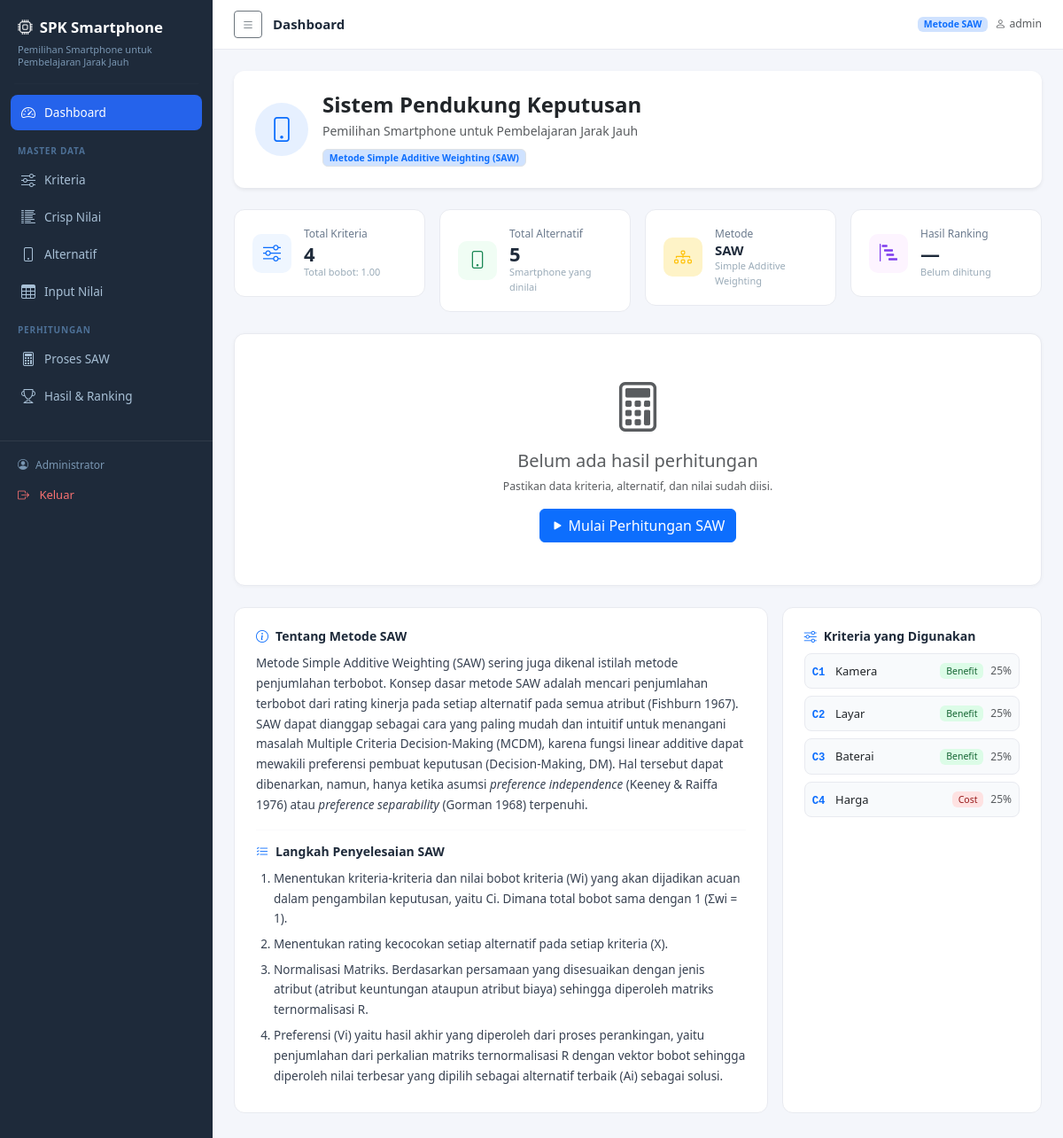
/index.php (signed in), run on the app's committed database.
### tables this page shows
CREATE TABLE kriteria (
    id INT AUTO_INCREMENT PRIMARY KEY,
    kode VARCHAR(10) NOT NULL UNIQUE,
    nama VARCHAR(100) NOT NULL,
    tipe ENUM('benefit','cost') NOT NULL,
    bobot DECIMAL(5,4) NOT NULL,
    satuan VARCHAR(50),
    created_at TIMESTAMP DEFAULT CURRENT_TIMESTAMP
);

### config/database.php (called while the page is built, shortened)
<?php
function getDB(): PDO {
    static $pdo = null;
    if ($pdo === null) {
        try {
            $dsn = "mysql:host=" . DB_HOST . ";port=" . DB_PORT . ";dbname=" . DB_NAME . ";charset=utf8mb4";
            $pdo = new PDO($dsn, DB_USER, DB_PASS, [
                PDO::ATTR_ERRMODE            => PDO::ERRMODE_EXCEPTION,
                PDO::ATTR_DEFAULT_FETCH_MODE => PDO::FETCH_ASSOC,
                PDO::ATTR_EMULATE_PREPARES   => false,
            ]);
        } catch (PDOException $e) {
            die(json_encode(['error' => 'Koneksi database gagal: ' . $e->getMessage()]));
        }
    }
    return $pdo;
}

### includes/SAW.php (called while the page is built, shortened)
<?php
require_once __DIR__ . '/../config/database.php';
class SAW {
    private PDO $db;
    public function __construct() {
        $this->db = getDB();
    }
    public function getAllKriteria(): array {
        return $this->db->query("SELECT * FROM kriteria ORDER BY kode")->fetchAll();
    }
    public function getTotalBobot(): float {
        return (float)($this->db->query("SELECT SUM(bobot) AS t FROM kriteria")->fetch()['t'] ?? 0);
    }
    public function getAllAlternatif(): array {
        return $this->db->query("SELECT * FROM alternatif ORDER BY kode")->fetchAll();
    }
}

### index.php (the view, shortened to what this page needs)
<?php
require_once __DIR__ . '/includes/SAW.php';
$saw        = new SAW();
$kriteria   = $saw->getAllKriteria();
$alternatif = $saw->getAllAlternatif();
$hasilDb    = $saw->getHasilTerakhir();
$totalBobot = $saw->getTotalBobot();
include __DIR__ . '/includes/header.php';
?>
<div class="card border-0 shadow-sm mb-4">
    <div class="card-body py-4 px-4">
        <div class="d-flex align-items-center">
            <div class="rounded-circle bg-primary bg-opacity-10 d-flex align-items-center justify-content-center"
                 style="width:60px;height:60px;">
                <i class="bi bi-phone text-primary fs-3"></i>
            </div>
            <div class="ms-3">
                <h4 class="fw-bold mb-1">
                    Sistem Pendukung Keputusan
                </h4>
                <div class="text-muted mb-2">
                    Pemilihan Smartphone untuk Pembelajaran Jarak Jauh
                </div>
                <span class="badge bg-primary-subtle text-primary border">
                    Metode Simple Additive Weighting (SAW)
                </span>
            </div>
        </div>
    </div>
</div>
<div class="row g-3 mb-4">
    <div class="col-sm-6 col-xl-3">
        <div class="stat-card">
            <div class="stat-icon" style="background:#eff6ff">
                <i class="bi bi-sliders text-primary"></i>
            </div>
            <div>
                <div class="stat-label">Total Kriteria</div>
                <div class="stat-value"><?= count($kriteria) ?></div>
                <div class="stat-sub">Total bobot: <?= number_format($totalBobot,2) ?></div>
            </div>
        </div>
    </div>
    <div class="col-sm-6 col-xl-3">
        <div class="stat-card">
            <div class="stat-icon" style="background:#f0fdf4">
                <i class="bi bi-phone text-success"></i>
            </div>
            <div>
                <div class="stat-label">Total Alternatif</div>
                <div class="stat-value"><?= count($alternatif) ?></div>
                <div class="stat-sub">Smartphone yang dinilai</div>
            </div>
        </div>
    </div>
    <div class="col-sm-6 col-xl-3">
        <div class="stat-card">
            <div class="stat-icon" style="background:#fef3c7">
                <i class="bi bi-diagram-3 text-warning"></i>
            </div>
            <div>
                <div class="stat-label">Metode</div>
                <div class="stat-value" style="font-size:15px">SAW</div>
                <div class="stat-sub">Simple Additive Weighting</div>
            </div>
        </div>
    </div>
    <div class="col-sm-6 col-xl-3">
        <div class="stat-card">
            <div class="stat-icon" style="background:#fdf4ff">
                <i class="bi bi-bar-chart-steps" style="color:#7c3aed"></i>
            </div>
            <div>
                <div class="stat-label">Hasil Ranking</div>
                <div class="stat-value"><?= empty($hasilDb) ? '—' : count($hasilDb) ?></div>
                <div class="stat-sub"><?= empty($hasilDb) ? 'Belum dihitung' : 'Alternatif teranking' ?></div>
            </div>
        </div>
    </div>
</div>
<?php if (!empty($hasilDb)): $winner = $hasilDb[0]; ?>
<div class="winner-card mb-4">
    <div class="winner-icon-wrap">
        <i class="bi bi-award-fill"></i>
    </div>
    <div class="flex-grow-1">
        <div class="winner-label">Rekomendasi Terbaik</div>
        <div class="winner-name"><?= htmlspecialchars($winner['nama']) ?></div>
        <div style="font-size:12px;opacity:.7">
            <?= htmlspecialchars($winner['kode']) ?> &mdash; Ranking #1 dari <?= count($hasilDb) ?> alternatif
        </div>
    </div>
    <div class="text-end">
        <div style="font-size:11px;opacity:.65;margin-bottom:4px">Nilai Preferensi (Vi)</div>
        <div class="winner-score"><?= number_format($winner['nilai_vi'],4) ?></div>
    </div>
</div>
<div class="row g-3 mb-4">
    <div class="col-lg-7">
        <div class="card h-100">
            <div class="card-header d-flex justify-content-between align-items-center">
                <span><i class="bi bi-list-ol me-2 text-primary"></i>Hasil Ranking</span>
                <a href="pages/hasil.php" class="btn btn-sm btn-outline-primary">Lihat Detail</a>
            </div>
            <div class="card-body p-0">
                <table class="table table-hover mb-0">
                    <thead class="table-light">
                        <tr>
                            <th class="ps-3">Rank</th>
                            <th>Kode</th>
                            <th>Smartphone</th>
                            <th>Nilai Vi</th>
                            <th>Skor</th>
                        </tr>
                    </thead>
                    <tbody>
                        <?php foreach ($hasilDb as $h):
                            $rc = match((int)$h['peringkat']) {1=>'rank-1',2=>'rank-2',3=>'rank-3',default=>'rank-n'};
                        ?>
                        <tr>
                            <td class="ps-3"><span class="rank-badge <?= $rc ?>"><?= $h['peringkat'] ?></span></td>
                            <td><code><?= htmlspecialchars($h['kode']) ?></code></td>
                            <td class="fw-500"><?= htmlspecialchars($h['nama']) ?></td>
                            <td><?= number_format($h['nilai_vi'],5) ?></td>
                            <td style="min-width:120px">
                                <div class="d-flex align-items-center gap-2">
                                    <div class="vi-bar flex-grow-1">
                                        <div class="vi-fill" style="width:<?= number_format($h['nilai_vi']*100,1) ?>%"></div>
                                    </div>
                                    <small><?= number_format($h['nilai_vi']*100,1) ?>%</small>
                                </div>
                            </td>
                        </tr>
                        <?php endforeach; ?>
                    </tbody>
                </table>
            </div>
        </div>
    </div>
    <div class="col-lg-5">
        <div class="card h-100">
            <div class="card-header"><i class="bi bi-bar-chart me-2 text-primary"></i>Grafik Nilai Vi</div>
            <div class="card-body d-flex align-items-center">
                <canvas id="chartVi" style="max-height:210px" role="img" aria-label="Grafik nilai Vi tiap alternatif"></canvas>
            </div>
        </div>
    </div>
</div>
<?php else: ?>
<div class="card mb-4">
    <div class="card-body text-center py-5">
        <i class="bi bi-calculator display-4 text-muted d-block mb-3"></i>
        <h5 class="text-muted">Belum ada hasil perhitungan</h5>
        <p class="text-muted small mb-3">Pastikan data kriteria, alternatif, dan nilai sudah diisi.</p>
        <a href="pages/hitung.php" class="btn btn-primary">
            <i class="bi bi-play-fill me-1"></i>Mulai Perhitungan SAW
        </a>
    </div>
</div>
<?php endif; ?>
<div class="row g-3 mb-4">
    <div class="col-lg-8">
        <div class="info-box">
            <h6><i class="bi bi-info-circle me-2 text-primary"></i>Tentang Metode SAW</h6>
            <p>Metode Simple Additive Weighting (SAW) sering juga dikenal istilah metode penjumlahan terbobot. Konsep dasar metode SAW adalah mencari penjumlahan terbobot dari rating kinerja pada setiap alternatif pada semua atribut (Fishburn 1967). SAW dapat dianggap sebagai cara yang paling mudah dan intuitif untuk menangani masalah Multiple Criteria Decision-Making (MCDM), karena fungsi linear additive dapat mewakili preferensi pembuat keputusan (Decision-Making, DM). Hal tersebut dapat dibenarkan, namun, hanya ketika asumsi <em>preference independence</em> (Keeney &amp; Raiffa 1976) atau <em>preference separability</em> (Gorman 1968) terpenuhi.</p>
            <hr class="info-divider">
            <h6><i class="bi bi-list-check me-2 text-primary"></i>Langkah Penyelesaian SAW</h6>
            <ol>
                <li>Menentukan kriteria-kriteria dan nilai bobot kriteria (Wi) yang akan dijadikan acuan dalam pengambilan keputusan, yaitu Ci. Dimana total bobot sama dengan 1 (&Sigma;wi = 1).</li>
                <li>Menentukan rating kecocokan setiap alternatif pada setiap kriteria (X).</li>
                <li>Normalisasi Matriks. Berdasarkan persamaan yang disesuaikan dengan jenis atribut (atribut keuntungan ataupun atribut biaya) sehingga diperoleh matriks ternormalisasi R.</li>
                <li>Preferensi (Vi) yaitu hasil akhir yang diperoleh dari proses perankingan, yaitu penjumlahan dari perkalian matriks ternormalisasi R dengan vektor bobot sehingga diperoleh nilai terbesar yang dipilih sebagai alternatif terbaik (Ai) sebagai solusi.</li>
            </ol>
        </div>
    </div>
    <div class="col-lg-4">
        <div class="info-box h-100">
            <h6><i class="bi bi-sliders me-2 text-primary"></i>Kriteria yang Digunakan</h6>
            <div class="d-flex flex-column gap-2 mt-2">
                <?php foreach ($kriteria as $k): ?>
                <div class="d-flex align-items-center justify-content-between p-2 rounded-3" style="background:#f8fafc;border:1px solid #e8eaf0">
                    <div>
                        <code class="text-primary fw-bold"><?= htmlspecialchars($k['kode']) ?></code>
                        <span class="ms-2 fw-500" style="font-size:13px"><?= htmlspecialchars($k['nama']) ?></span>
                    </div>
                    <div class="d-flex align-items-center gap-2">
                        <span class="badge <?= $k['tipe']==='benefit'?'badge-benefit':'badge-cost' ?>"><?= ucfirst($k['tipe']) ?></span>
                        <span class="text-muted" style="font-size:12px"><?= number_format($k['bobot']*100,0) ?>%</span>
                    </div>
                </div>
                <?php endforeach; ?>
            </div>
        </div>
    </div>
</div>
<?php
include __DIR__ . '/includes/footer.php';
?>

### data on the page
kriteria: kode "C1", nama "Kamera", tipe "Benefit", $k['bobot']*100 "25"
kriteria: kode "C2", nama "Layar", tipe "Benefit", $k['bobot']*100 "25"
kriteria: kode "C3", nama "Baterai", tipe "Benefit", $k['bobot']*100 "25"
kriteria: kode "C4", nama "Harga", tipe "Cost", $k['bobot']*100 "25"

### other printed values
$_SESSION['nama_lengkap'] "Administrator"
$pageTitle "Dashboard"
$_SESSION['username'] "admin"
count($kriteria) "4"
$totalBobot "1.00"
count($alternatif) "5"
